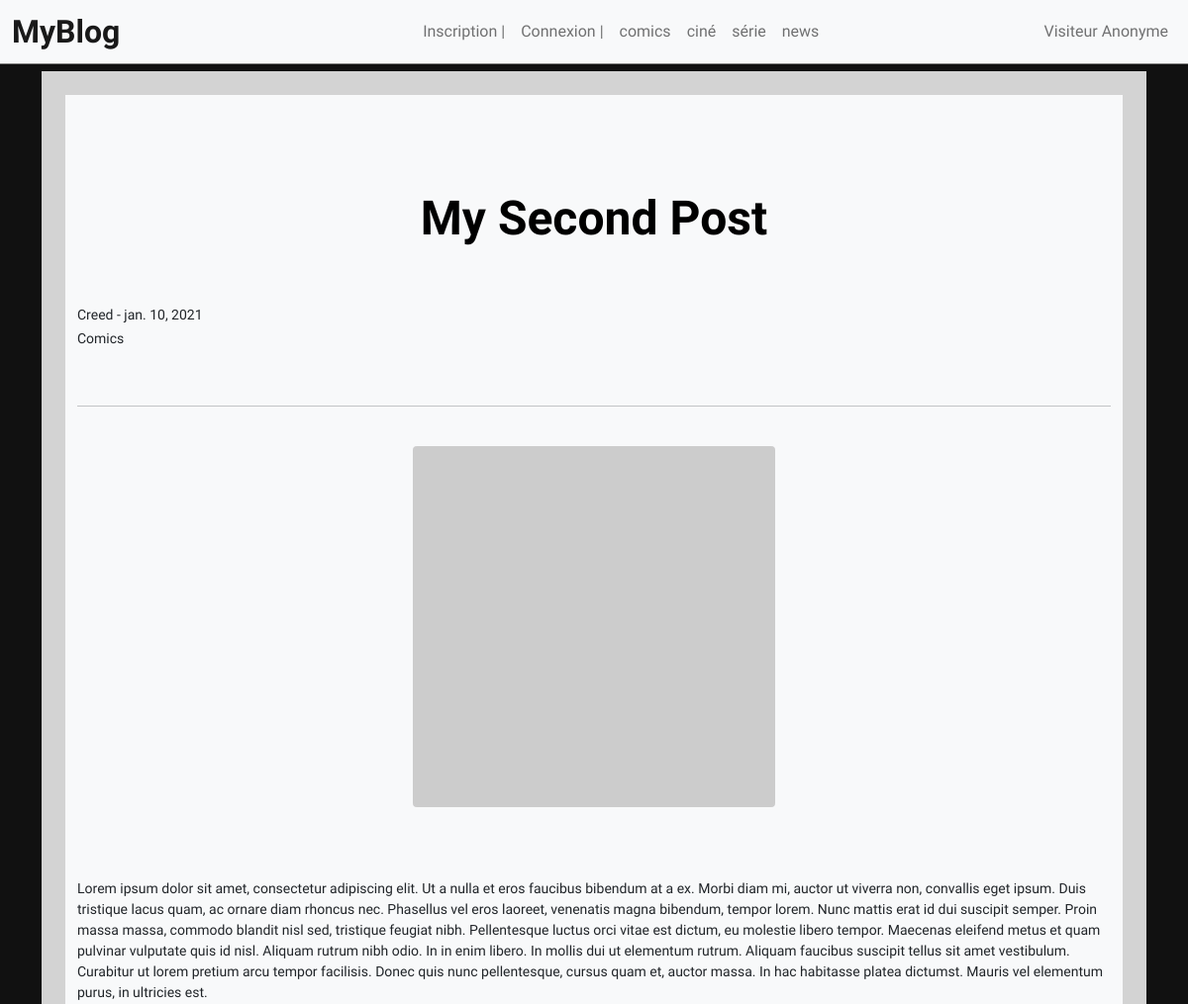
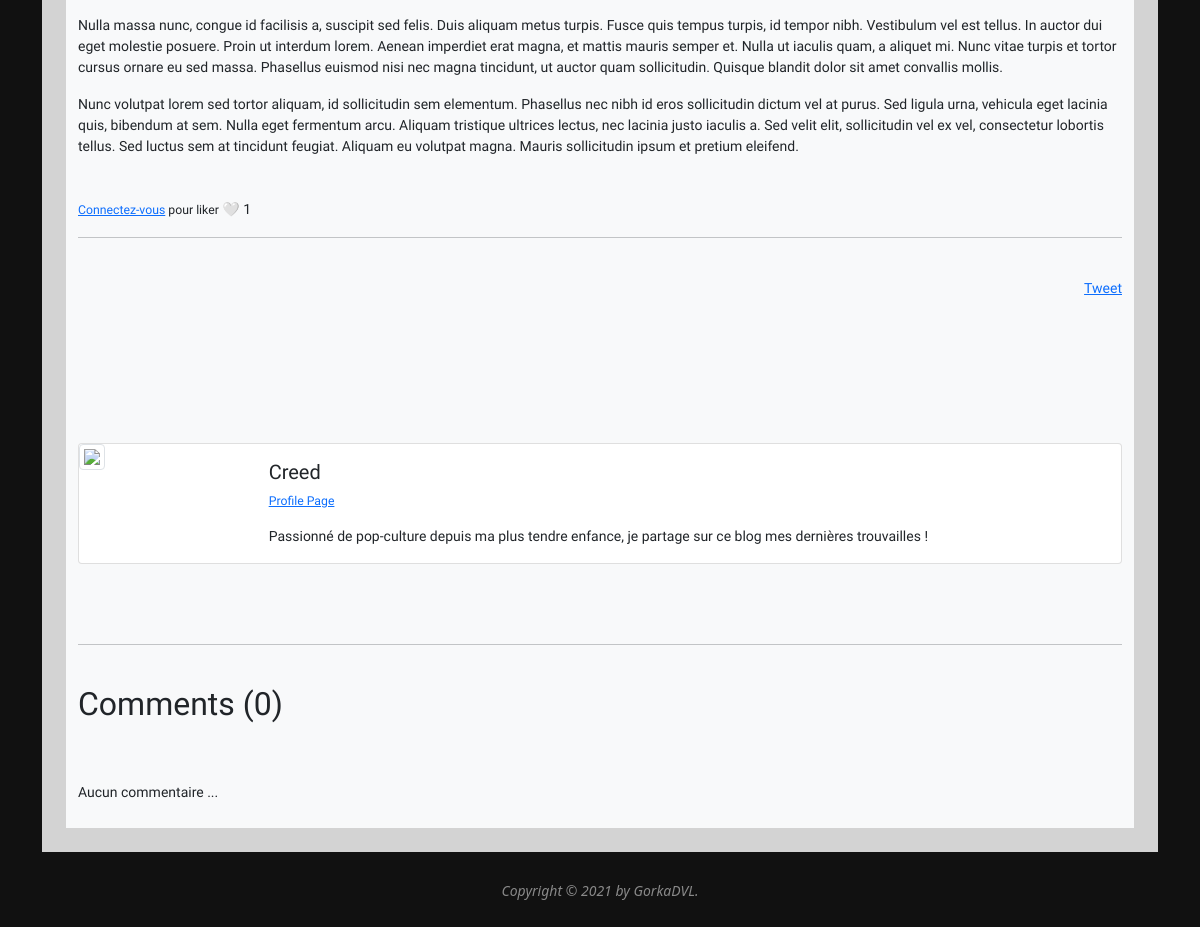
The app's page /article/2, older data (2 pictures, top to bottom).
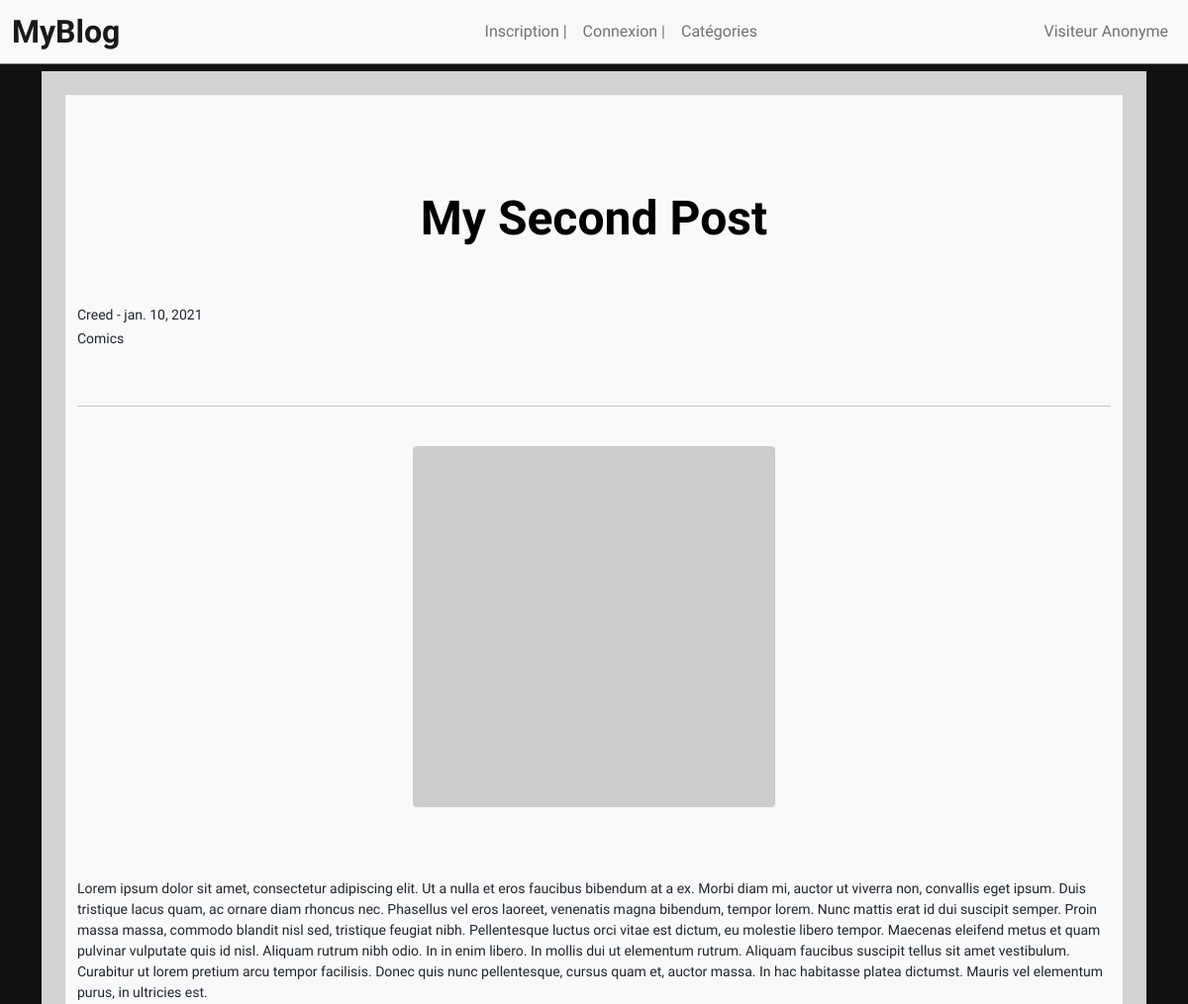
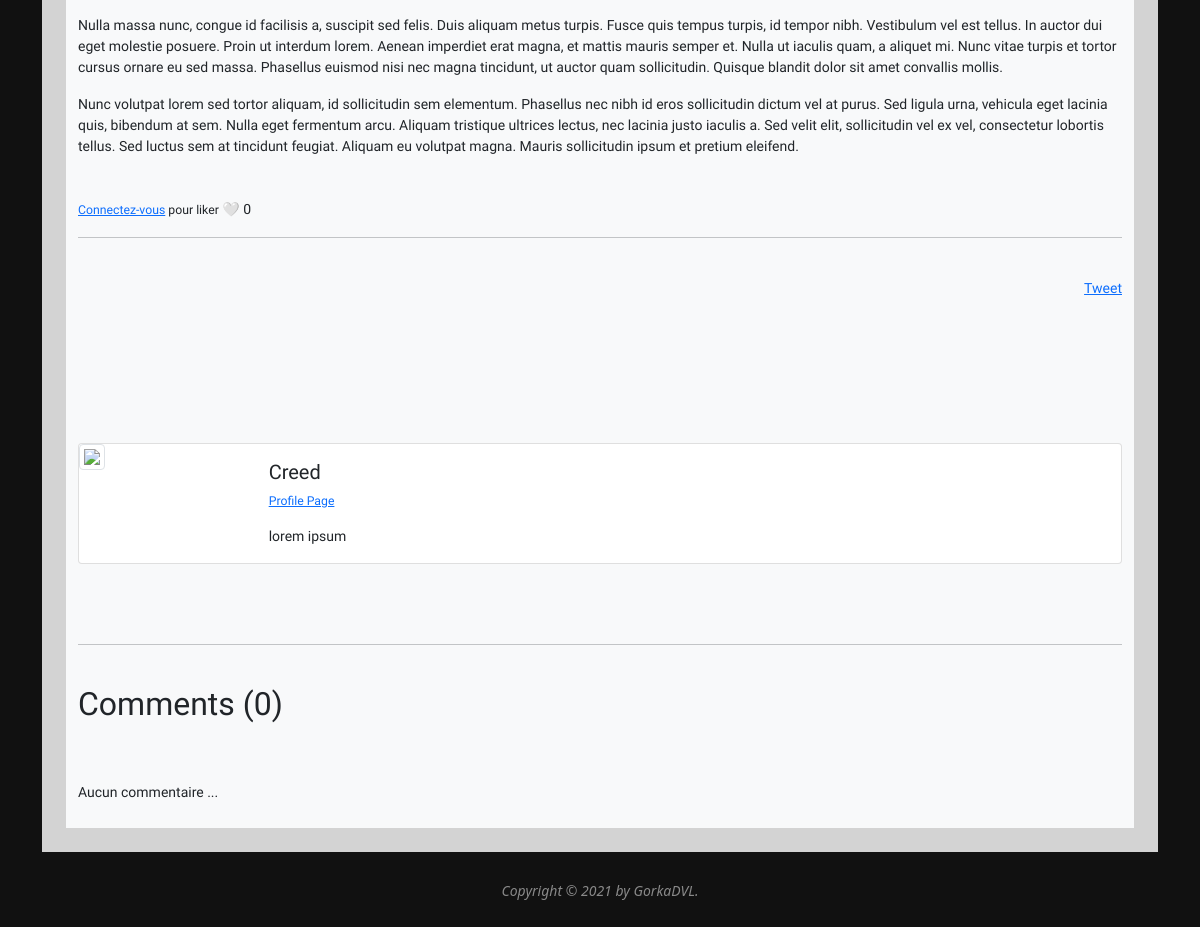
The same page, newer data (2 pictures, top to bottom).
### monblog/models.py (models this page shows, shortened)
class Category(models.Model):
    name = models.CharField(max_length=255)
    def __str__(self):
        return self.name

class Post(models.Model):
    title = models.CharField(max_length=255)
    header_image = models.ImageField(null=True, blank=True, upload_to="images/" )
    title_tag = models.CharField(max_length=255)
    author = models.ForeignKey(User, on_delete=models.CASCADE)
    body = RichTextField(blank=True, null=True)
    post_date = models.DateField(auto_now_add=True)
    category = models.CharField(max_length=255, default='Default')
    snippet = models.CharField(max_length=255)
    likes = models.ManyToManyField(User, related_name='blog_post')
    @property
    def number_of_comments(self):
        return Comment.objects.filter(post=self).count()
    def total_likes(self):
        return self.likes.count()

class Profile(models.Model):
    user = models.OneToOneField(User, null=True, on_delete=models.CASCADE)
    bio =  models.TextField()
    profile_pic = models.ImageField(null=True, blank=True, upload_to="images/profile/" )
    website_url = models.CharField(max_length=255, null=True, blank=True)
    facebook_url = models.CharField(max_length=255, null=True, blank=True)
    twitter_url = models.CharField(max_length=255, null=True, blank=True)
    instagram_url = models.CharField(max_length=255, null=True, blank=True)

### monblog/views.py (the view, shortened to what this page needs)
# urls.py: path('article/<int:pk>', ArticleDetailView.as_view(), name='article-detail'),
class ArticleDetailView(DetailView):
    model = Post
    template_name = 'article_details.html'
    method = 'POST'
    def get_context_data(self, *args, **kwargs):
        cat_menu = Category.objects.all()
        context = super(ArticleDetailView, self).get_context_data(*args, **kwargs)
        stuff = get_object_or_404(Post, id=self.kwargs['pk'])
        total_likes = stuff.total_likes()
        liked = False
        post = Comment.objects.filter(
            post=self.get_object()).order_by('-date_added')
        context['comments'] = post
        if self.request.user.is_authenticated:
            context['comment_form'] = CommentForm(instance=self.request.user)
        if stuff.likes.filter(id=self.request.user.id).exists():
            liked = True
        context["cat_menu"] = cat_menu
        context["total_likes"] = total_likes
        context["liked"] = liked
        return context

### monblog/templates/article_details.html (shortened to what this page needs)
{% extends 'base.html' %}
{% load static %}
{% block content %}
<div class="container bg-light" style="border: rgb(211, 211, 211) solid 24px;font-family: 'Fira Sans', sans-serif; ">
<h1 style="color:black; font-size: 3em; font-weight: bold;">{{ post.title }} </h1>
<p><small> {{ post.author.first_name }} {{ post.author.name_name }} - {{ post.post_date }} <br> {{ post.category }} </a></p>
     <br>
<hr>
<br>
{% if post.header_image %}
<img class="img-fluid rounded mx-auto d-block" width="35%" src="https://via.placeholder.com/150x150.png">
{% endif %}
<br><br><br>
{{ post.body|safe }}
<br>
{% if user.is_authenticated %}
<form action="{% url 'like_post' post.pk%}" method="POST">
{% csrf_token %}
{% if liked  %}
<button type="submit", name="post_id", value="{{ post.id }}", class="btn btn-danger btn-sm">	🤍</button>
{% else %}
<button type="submit", name="post_id", value="{{ post.id }}", class="btn btn-primary btn-sm">	🤍
</button>
{% endif %}
{% else %}
  <small><a href="{% url 'login' %}">Connectez-vous</a> pour liker</small>
  🤍
  {% endif %}
{{ total_likes }}
<hr>
<br>
<div style="display: flex; flex-direction: row; justify-content: space-between;">
<div>
<a href="{{ request.build_absolute_uri }}" class="twitter-share-button" data-show-count="false">Tweet</a>
</div>
</div>
<br><br>
<br><br><br><br>
<div class="card mb-3" >
  <div class="row g-0">
    <div class="col-md-2">
      {% if post.author.profile.profile_pic %}
      <img src="{{ post.author.profile.profile_pic.url }}" class="img-fluid" >
      {% else %}
      <img src="{% static 'popcom/images/default_profile_pic.png' %}" class="img-thumbnail img-fluid">
      {% endif %}
    </div>
    <div class="col-md-10">
      <div class="card-body">
        <h5 class="card-title">{{ post.author.first_name }} {{ post.author.name_name }}</h5>
        <p class="small text-muted">
          <a href="{% url 'show_profile_page' post.author.profile.id %}">Profile Page</a>
        <p class="card-text">{{ post.author.profile.bio }}</p>
      </div>
    </div>
  </div>
</div>
<br><br>
<hr>
<br>
<h2>Comments ({{ object.number_of_comments }})</h2>
  <br>
<br>
{% if not post.comments.all %}
 Aucun commentaire ...
{% endif %}
<br><br>
</div>
{% endblock %}

### monblog/templates/base.html (shortened to what this page needs)
<!doctype html>
<html lang="en">
  <head>
    <link href="https://cdn.jsdelivr.net/npm/bootstrap@5.0.0-beta1/dist/css/bootstrap.min.css" rel="stylesheet">
    <link rel="stylesheet" href="../../static/popcom/css/styles.css">
  </head>
  <body >
    <nav class="navbar navbar-expand-lg navbar-light bg-light fixed-top " style="font-family: 'Fira Sans', sans-serif;;">
        <div class="container-fluid">
          <div class="col-2">
          <a  style="font-weight: bold; font-size: 2em;" class="navbar-brand" href="{% url 'home' %}">  MyBlog</a>
        </div>
          <div class="collapse navbar-collapse" id="navbarSupportedContent">
            <ul class="navbar-nav me-auto mb-2 mb-lg-0 mx-auto">
              {% if not user.is_authenticated %}
              <li class="nav-item">
                <a class="nav-link" href="{% url 'register' %}">Inscription  | </a>
              </li>
              <li class="nav-item">
                <a class="nav-link" href="{% url 'login' %}">Connexion  | </a>
              </li>
              {% endif %}
              {% if cat_menu %}
              {% for item in cat_menu %}
              <li><a class="nav-link" href="{% url 'category' item|slugify %}"> {{ item }} </a>
                {% endfor %}
              </li>
              {% else %}
              <li class="nav-item">
                <a class="nav-link" href="{% url 'category-list' %}">Catégories</a>
              </li>
            {% endif %}
            </ul>
            {% if user.is_authenticated %}
            <div class="col-2">
            <ul class="navbar-nav ml-auto" style="margin-left: 5em;">
              <li class="nav-item dropdown">
                <a class="nav-link dropdown-toggle" href="#" id="navbarDropdown" role="button" data-bs-toggle="dropdown" aria-expanded="false">
                  {{ user.first_name }} {{ user.last_name }}
                </a>
                <ul class="dropdown-menu" aria-labelledby="navbarDropdown">
                  {% if user.profile.id %}
                  <li><a class="dropdown-item" href="{% url 'edit_profile' %}">Paramètres</a></li>
                  <li><a class="dropdown-item" href="{% url 'edit_profile_page' user.profile.id %}">Modifier Profil</a></li>
                  <li><a class="dropdown-item" href="{% url 'show_profile_page' user.profile.id %}">Profil</a></li>
                  <li class="nav-item">
                    <a class="dropdown-item" href="{% url 'logout' %}">Déconnexion</a>
                  </li>
                  {% else %}
                  <li><a class="dropdown-item" href="{% url 'edit_profile' %}">Paramètres</a></li>
                   <li><a class="dropdown-item" href="{% url 'create_profile_page' %}">Créer un Profil</a></li>
                        <li class="nav-item">
                          <a class="dropdown-item" href="{% url 'logout' %}">Déconnexion</a>
                        </li>
                      </li>
                </div>
                  {% endif %}
              </li>
            </ul>
             {% else %}
             <ul class="navbar-nav ml-auto">
              <li class="nav-item">
                <a class="nav-link" href="{% url 'login' %}">Visiteur Anonyme</a>
              </li>
            </ul>
            {% endif %}
          </div>
        </div>
      </nav>
      <br>
      <div class="container">
  {% block content %}
  {% endblock %}
</div>
<footer>
  <p><em>Copyright © 2021 by GorkaDVL. </em></p>
</footer>
  </body>
</html>

Row changes from the older to the newer data that the page shows:
removed Category: name "comics"
removed Category: name "ciné"
removed Category: name "série"
removed Category: name "news"
changed through a linked row, Post "My Second Post": author.profile.bio "Passionné de pop-culture depuis ma plus tendre enfance, je partage sur ce blog mes dernières trouvailles !" → "lorem ipsum"
Text that changed along with them:
{{ total_likes }}: "1" → "0"
text now shown: "Catégories"
